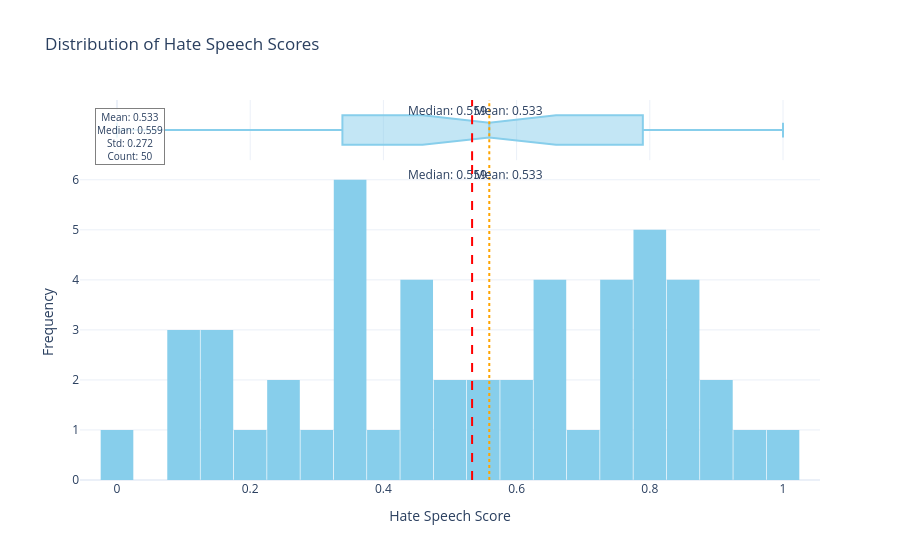

Notebook code for this chart:
### Code cell
p.plot_score_distribution(score_col='Bradley_Terry_Score_full')

### Figure 1 — Plotly figure (JSON) as saved in the notebook; plotly's stock layout.template omitted (floating-point values rounded to 4 significant figures)
{"data": [{"bingroup": "x", "hovertemplate": "<b>Hate Speech Score</b>: %{x}<br><b>Count</b>: %{y}<extra></extra>", "legendgroup": "", "marker": {"color": "skyblue", "pattern": {"shape": ""}}, "name": "", "nbinsx": 30, "orientation": "v", "showlegend": false, "type": "histogram", "x": [0.0, 0.325, 0.2198, 0.1456, 0.1408, 0.241, 0.4942, 0.2664, 0.3745, 0.393, 0.07672, 0.4454, 0.6151, 0.07617, 0.3385, 0.4731, 0.1317, 0.08536, 0.4373, 0.2907, 0.4368, 0.701, 0.7282, 0.8451, 0.7896, 0.6141, 0.3391, 0.4876, 0.6408, 0.3401, 0.7588, 0.7512, 0.7974, 0.8589, 0.8951, 0.6289, 0.3582, 0.8862, 0.8376, 0.5539, 0.8485, 0.8144, 0.6406, 0.6615, 0.5641, 0.8093, 0.7464, 1.0, 0.9451, 0.8102], "xaxis": "x", "yaxis": "y"}, {"hovertemplate": "<b>Hate Speech Score</b>: %{x}<br><b>Count</b>: %{y}<extra></extra>", "legendgroup": "", "marker": {"color": "skyblue"}, "name": "", "notched": true, "showlegend": false, "type": "box", "x": [0.0, 0.325, 0.2198, 0.1456, 0.1408, 0.241, 0.4942, 0.2664, 0.3745, 0.393, 0.07672, 0.4454, 0.6151, 0.07617, 0.3385, 0.4731, 0.1317, 0.08536, 0.4373, 0.2907, 0.4368, 0.701, 0.7282, 0.8451, 0.7896, 0.6141, 0.3391, 0.4876, 0.6408, 0.3401, 0.7588, 0.7512, 0.7974, 0.8589, 0.8951, 0.6289, 0.3582, 0.8862, 0.8376, 0.5539, 0.8485, 0.8144, 0.6406, 0.6615, 0.5641, 0.8093, 0.7464, 1.0, 0.9451, 0.8102], "xaxis": "x2", "yaxis": "y2"}], "layout": {"annotations": [{"showarrow": false, "text": "Mean: 0.533", "x": 0.5332, "xanchor": "left", "xref": "x", "y": 1, "yanchor": "top", "yref": "y domain"}, {"showarrow": false, "text": "Mean: 0.533", "x": 0.5332, "xanchor": "left", "xref": "x2", "y": 1, "yanchor": "top", "yref": "y2 domain"}, {"showarrow": false, "text": "Median: 0.559", "x": 0.559, "xanchor": "right", "xref": "x", "y": 1, "yanchor": "top", "yref": "y domain"}, {"showarrow": false, "text": "Median: 0.559", "x": 0.559, "xanchor": "right", "xref": "x2", "y": 1, "yanchor": "top", "yref": "y2 domain"}, {"bgcolor": "rgba(255,255,255,0.8)", "bordercolor": "gray", "borderwidth": 1, "font": {"size": 10}, "showarrow": false, "text": "Mean: 0.533<br>Median: 0.559<br>Std: 0.272<br>Count: 50", "x": 0.02, "xanchor": "left", "xref": "paper", "y": 0.98, "yanchor": "top", "yref": "paper"}], "bargap": 0.02, "barmode": "relative", "hovermode": "x unified", "legend": {"tracegroupgap": 0}, "shapes": [{"line": {"color": "red", "dash": "dash"}, "type": "line", "x0": 0.5332, "x1": 0.5332, "xref": "x", "y0": 0, "y1": 1, "yref": "y domain"}, {"line": {"color": "red", "dash": "dash"}, "type": "line", "x0": 0.5332, "x1": 0.5332, "xref": "x2", "y0": 0, "y1": 1, "yref": "y2 domain"}, {"line": {"color": "orange", "dash": "dot"}, "type": "line", "x0": 0.559, "x1": 0.559, "xref": "x", "y0": 0, "y1": 1, "yref": "y domain"}, {"line": {"color": "orange", "dash": "dot"}, "type": "line", "x0": 0.559, "x1": 0.559, "xref": "x2", "y0": 0, "y1": 1, "yref": "y2 domain"}], "showlegend": false, "title": {"text": "Distribution of Hate Speech Scores"}, "xaxis": {"anchor": "y", "domain": [0, 1], "title": {"text": "Hate Speech Score"}}, "xaxis2": {"anchor": "y2", "domain": [0, 1], "matches": "x", "showgrid": true, "showticklabels": false}, "yaxis": {"anchor": "x", "domain": [0, 0.8316], "title": {"text": "Frequency"}}, "yaxis2": {"anchor": "x2", "domain": [0.8416, 1], "matches": "y2", "showgrid": false, "showline": false, "showticklabels": false, "ticks": ""}}}
